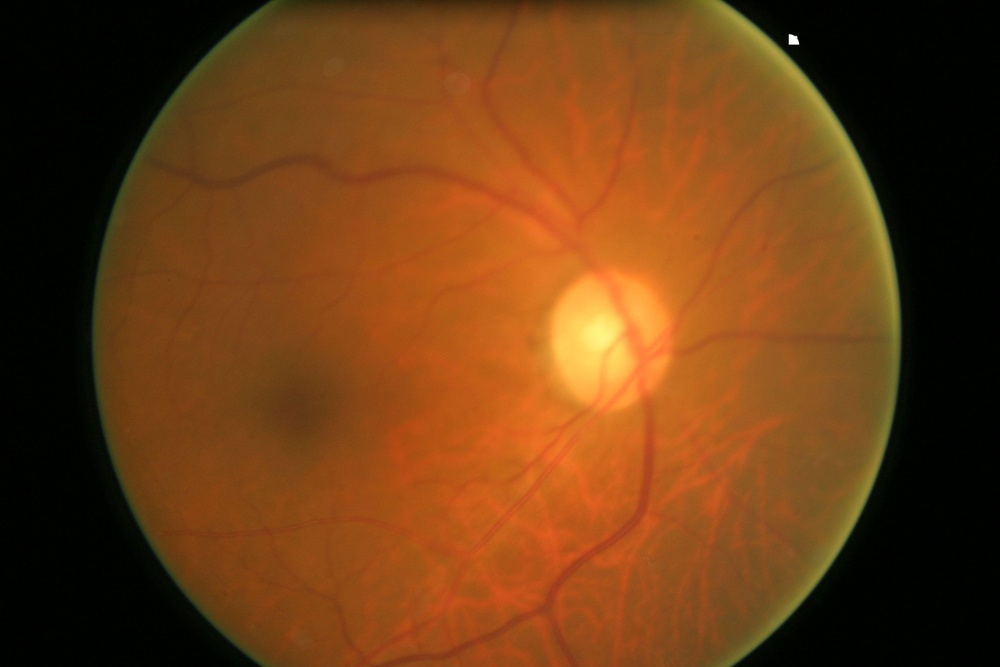
#> input picture data/Fundus_Train_Val_Data/Fundus_Scanes_Sorted/Train/Glaucoma_Positive/036.jpg, 1000 x 667 px, shrunk from 3072 x 2048 before the run, found by its file name; its folder holds only this picture in this run
$ python main.py
#> lines starting #> are read from the running program, lines starting #| are printed output that depends on the picture
#> further down, image is the input picture: PIL image 1000x667 RGB; mean R, G, B 108.4, 60.7, 20.8
import os
import numpy as np
from PIL import Image
from random import choice
import matplotlib.pyplot as plt


def get_pixel(img):
    img.show()  # show the image
    return np.asarray(image)  # return image as pixel array


def global_centering(pixel):
    mean = pixel.mean()
#> mean = 63.31
    print('Before Global Centering')
    print('\tMean = %.3f' % mean)
#| 	Mean = 63.310
    print('\tMin = %.3f\n\tMax = %.3f' % (pixel.min(), pixel.max()))
#| 	Min = 0.000
#| 	Max = 255.000
    pixel = pixel - mean  # global centering of pixels
    # confirm it had the desired effect
    mean = pixel.mean()
#> mean = 3.21e-14
    print('\nAfter Global Centering')
    print('\tMean = %.3f' % mean)
#| 	Mean = 0.000
    print('\tMin = %.3f\n\tMax = %.3f' % (pixel.min(), pixel.max()))
#| 	Min = -63.310
#| 	Max = 191.690
    return pixel


def pixel_normalize(pixel):
    # confirm pixel range is 0-255
    print('----------------------------\nBefore Normalization')
    print('\tMean = ', round(pixel.mean(), 3))
#| 	Mean =  0.0
    print('\tMin = %.3f\n\tMax = %.3f' % (pixel.min(), pixel.max()))
#| 	Min = -63.310
#| 	Max = 191.690
    pixel = pixel.astype('float32')  # convert from integers to floats
    pixel /= 255.0  # normalize to the range 0-1
    print('\nAfter Normalization')
    print('\tMean = ', round(pixel.mean(), 3))
#| 	Mean =  0.0
    # confirm the normalization
    print('\tMin = %.3f\n\tMax = %.3f' % (pixel.min(), pixel.max()))
#| 	Min = -0.248
#| 	Max = 0.752
    return pixel


def visualize(pixel):
    fig, (ax0, ax1) = plt.subplots(1, 2)
    ax0.imshow(image)
    ax0.axis('off')
    ax0.set_title('Original Image')
    ax1.imshow(pixel)
    ax1.axis('off')
    ax1.set_title('Processed Image')
    plt.show()
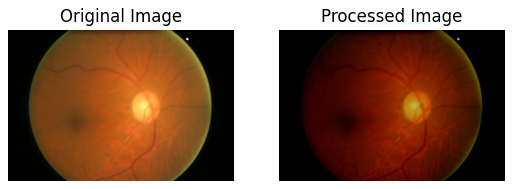
#> figure drawn by matplotlib, 2 panels


path = r'C:\Users\Dell\OneDrive\Desktop\Glaucoma\Glaucoma-detection-main\data\Fundus_Train_Val_Data\Fundus_Scanes_Sorted\Train\Glaucoma_Positive\\'
image = Image.open(f'{path}{choice(os.listdir(path))}')
image_pixel = get_pixel(image)
image_pixel = global_centering(image_pixel)
image_pixel = pixel_normalize(image_pixel)
visualize(image_pixel)

$ run again, on data/Fundus_Train_Val_Data/Fundus_Scanes_Sorted/Train/Glaucoma_Positive/160.jpg
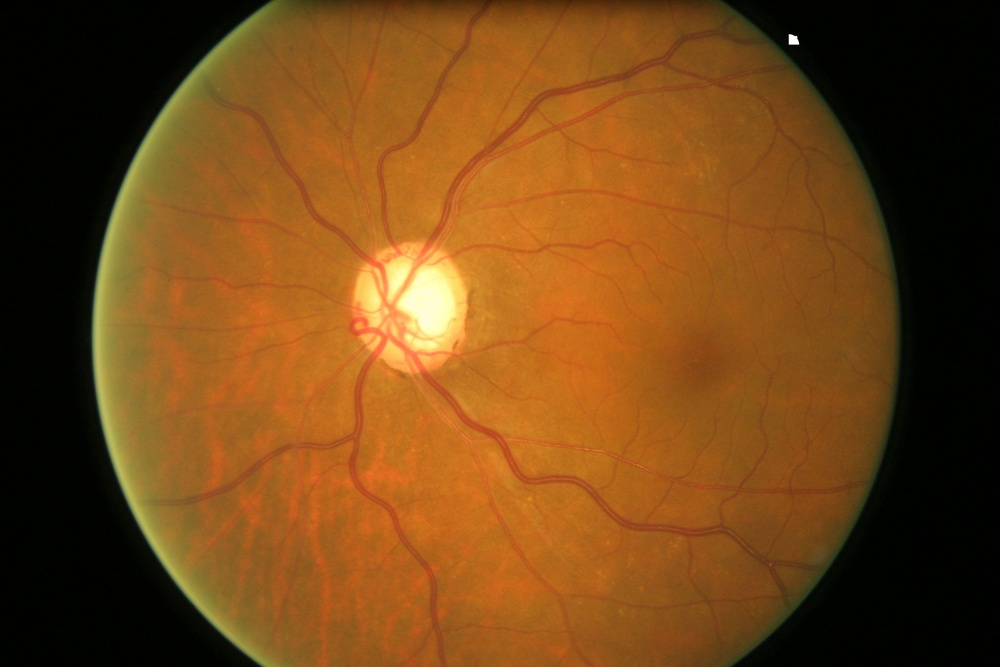
#> input picture data/Fundus_Train_Val_Data/Fundus_Scanes_Sorted/Train/Glaucoma_Positive/160.jpg, 1000 x 667 px, shrunk from 3072 x 2048 before the run, found by its file name
#> image is the input picture: PIL image 1000x667 RGB; mean R, G, B 115.2, 69.9, 23.2
#> in global_centering, `mean = pixel.mean()`: mean = 69.44
#| 	Mean = 69.444
#| 	Min = 0.000
#| 	Max = 255.000
#> in global_centering, `mean = pixel.mean()`: mean = 3.08e-14
#| 	Mean = 0.000
#| 	Min = -69.444
#| 	Max = 185.556
#| 	Mean =  0.0
#| 	Min = -69.444
#| 	Max = 185.556
#| 	Mean =  0.0
#| 	Min = -0.272
#| 	Max = 0.728
#> in visualize, `plt.show()`:
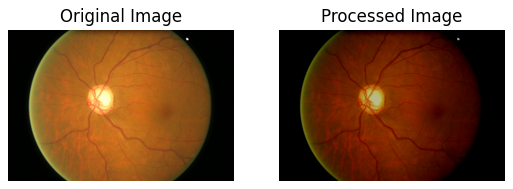
#> figure drawn by matplotlib, 2 panels
